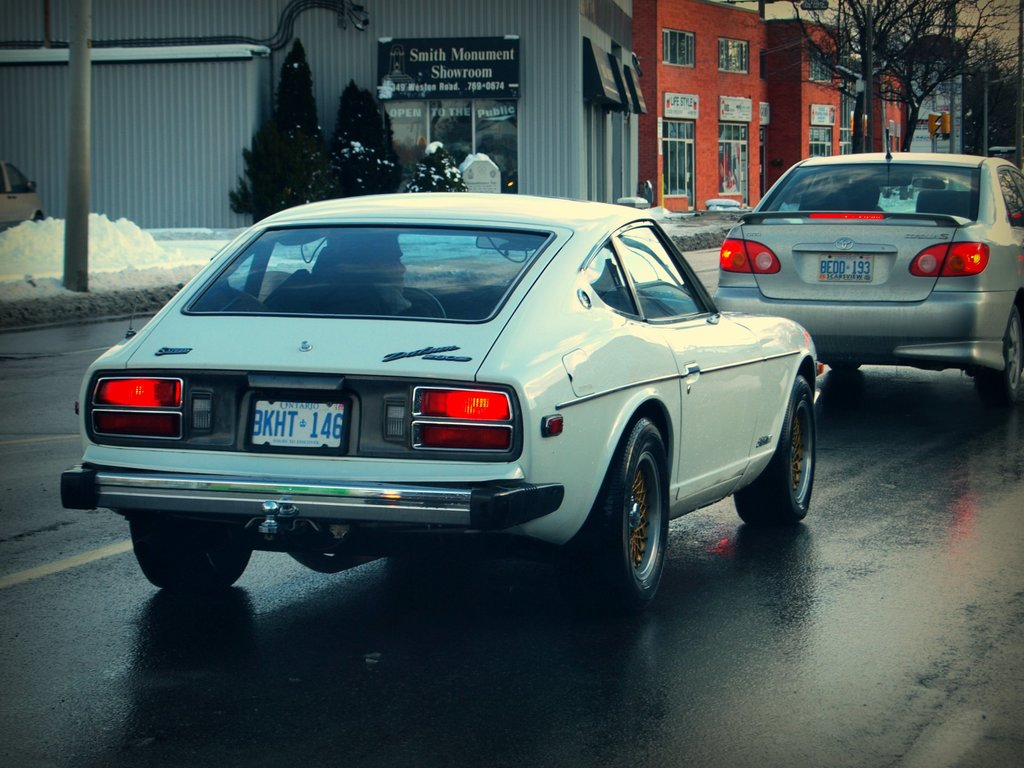
#> input picture Example_pics/pic/008637722500f239.jpg, 1024 x 768 px; its folder holds only this picture in this run
$ python test.py
#> lines starting #> are read from the running program, lines starting #| are printed output that depends on the picture; after the words box and inside, x2 and y2 are one past the last pixel; in counts of white or black regions, pixels touching at a corner belong together
import cv2
import numpy as np
import imutils
import os

# Function to read the label file and parse all bounding boxes
# [43 lines left out: functions read_label, compare_bounding_boxes, not called in this run]


# Haupt-Skript zur Verarbeitung aller Bilder im "pic"-Ordner
pic_folder = "Example_pics/pic"  # Ordner, in dem sich die Bilder befinden
label_folder = "Example_pics/lable"  # Ordner, in dem sich die Label-Dateien befinden

# Zähler für richtige Übereinstimmungen
correct_count = 0
# Zähler für die Anzahl der verarbeiteten Bilder
total_count = 0

# Durchlaufe alle Dateien im "pic"-Ordner
for image_name in os.listdir(pic_folder):
    if image_name.endswith(('.jpg', '.png')):  # Überprüfe, ob es sich um eine Bilddatei handelt
        total_count += 1  # Erhöhe die Gesamtanzahl der Bilder

        # Lade das Bild
        img_path = os.path.join(pic_folder, image_name)
        img = cv2.imread(img_path)
#> img is the input picture: shape (768, 1024, 3); mean B, G, R 86.8, 86.9, 72.9
        if img is None:
            print(f"Error: Image {image_name} not found. Skipping...")
            continue

        # Konvertiere das Bild in Graustufen
        gray = cv2.cvtColor(img, cv2.COLOR_BGR2GRAY)
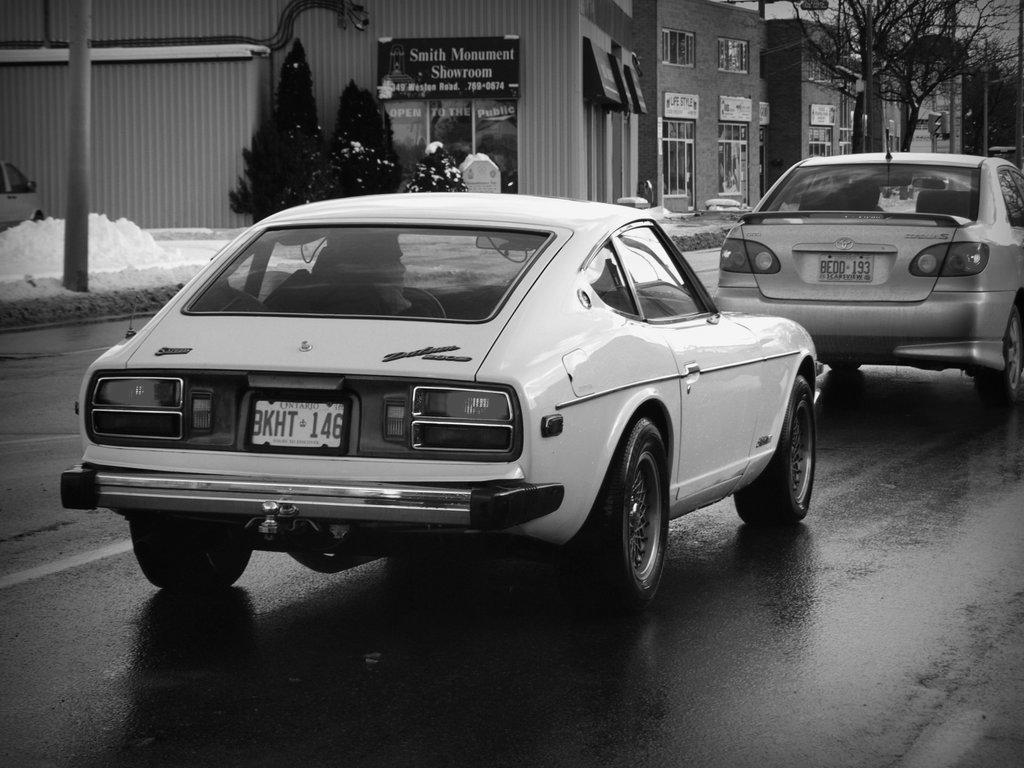
#> gray: shape (768, 1024); min 0, max 253, mean 82.7

        # Wende eine bilaterale Filterung an, um Rauschen zu reduzieren
        bfilter = cv2.bilateralFilter(gray, 11, 20, 20)

        # Führe eine Kantenerkennung durch (Canny-Edge-Detection)
        edged = cv2.Canny(bfilter, 100, 150)
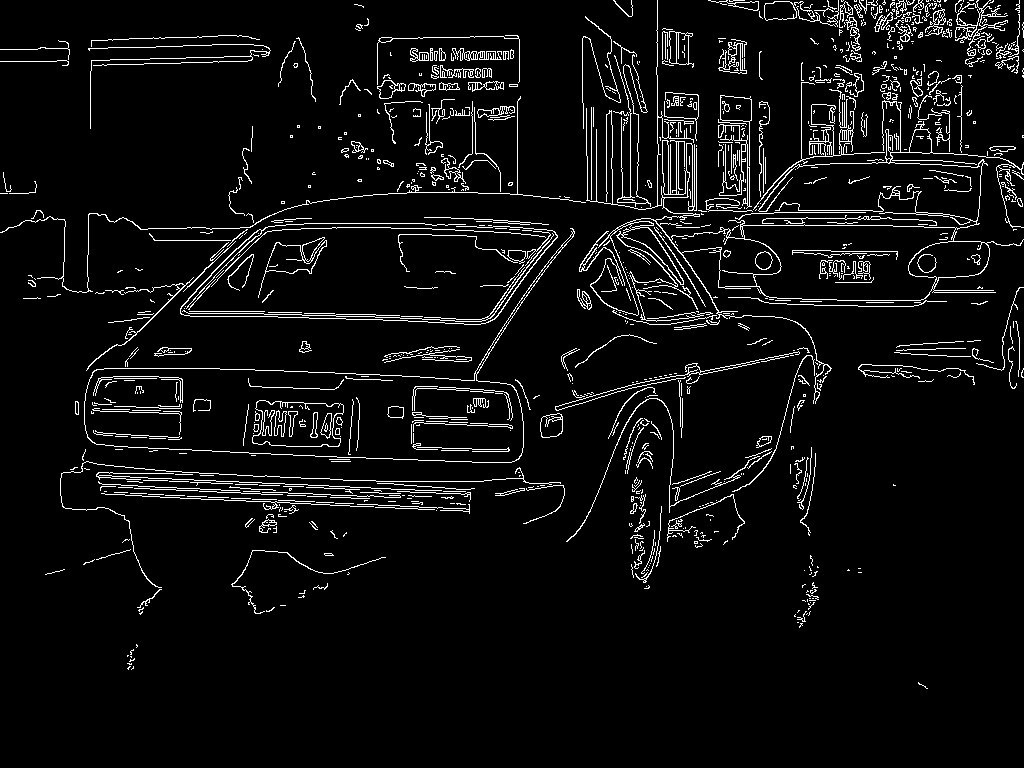
#> edged: shape (768, 1024); 5.3% white in thin lines or dots, all inside (x1, y1, x2, y2) = (0, 0, 1024, 689)


        # Finde die Konturen im Bild
        keypoints = cv2.findContours(edged.copy(), cv2.RETR_TREE, cv2.CHAIN_APPROX_SIMPLE)
#> keypoints = 1344 contours, 1149 with area under 20; largest, box (x1, y1, x2, y2) and area: (84, 228, 575, 463) 35844, (84, 368, 524, 463) 35398, (579, 0, 1024, 404) 20418, (742, 224, 956, 301) 12236, (252, 400, 344, 447) 3354
        contours = imutils.grab_contours(keypoints)
#> contours has the same summary as keypoints
        contours = sorted(contours, key=cv2.contourArea, reverse=True)[:10]
#> contours = 10 contours; largest, box (x1, y1, x2, y2) and area: (84, 228, 575, 463) 35844, (84, 368, 524, 463) 35398, (579, 0, 1024, 404) 20418, (742, 224, 956, 301) 12236, (252, 400, 344, 447) 3354

        # Durchlaufe alle Konturen und versuche, eine mit 4 Punkten (Rechteck) zu finden
        # Filtering by area and aspect ratio
        location = None

        min_area = 1000  # You can tweak this threshold
        for contour in contours:
            if cv2.contourArea(contour) > min_area:
                approx = cv2.approxPolyDP(contour, 0.04 * cv2.arcLength(contour, True), True)
                if len(approx) == 4:
                    location = approx
                    break
#> this loop made 2 passes
#> location on pass 2: [[84, 401], [475, 373], [523, 447], [114, 446]]


        if location is None:
            print(f"Error: No contour with 4 vertices found in {image_name}. Skipping...")
            continue

        # Erstelle eine Maske für das erkannte Rechteck
        mask = np.zeros(gray.shape, np.uint8)
        cv2.drawContours(mask, [location], -1, 255, -1)
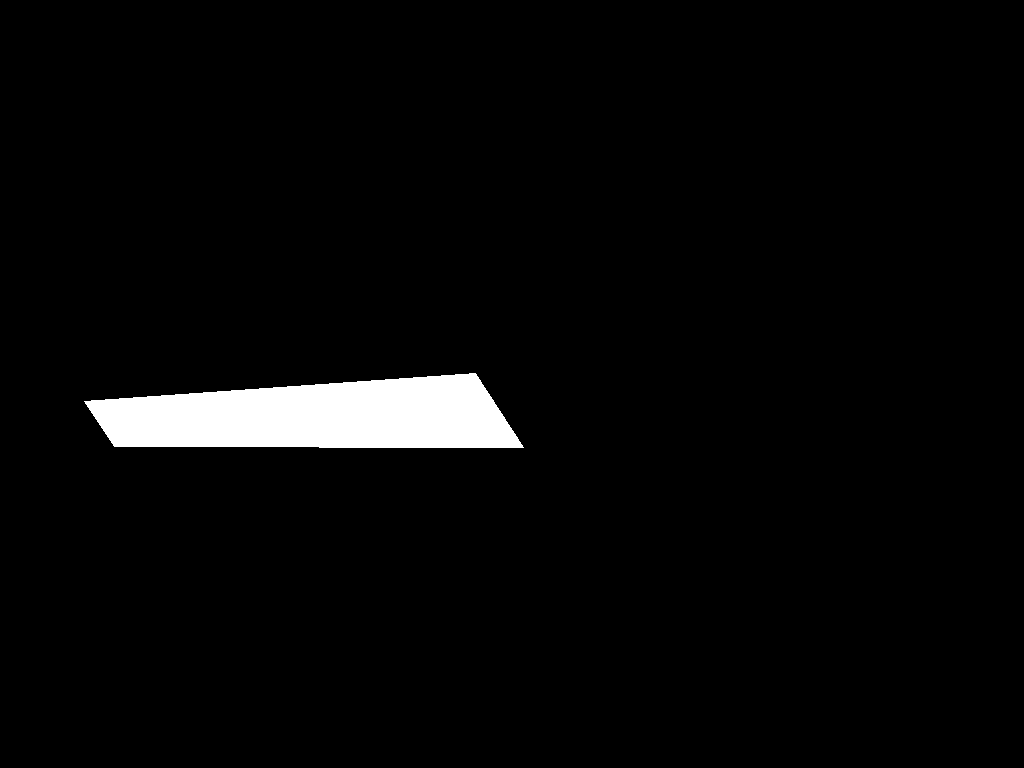
#> mask: shape (768, 1024); 3.2% white; 1 white region, box (x1, y1, x2, y2) and area: (84, 373, 524, 448) 24787

        # Hole die Bounding-Box der erkannten Kontur
        x, y, w, h = cv2.boundingRect(location)
#> x = 84; y = 373; w = 440; h = 75
        image_bbox = (x, y, w, h)  # Diese Bounding-Box ist die Erkennung des Bildes
#> image_bbox = (84, 373, 440, 75)

        # Lade die zugehörige Label-Datei
        label_file = os.path.join(label_folder, image_name.split('.')[0] + '.txt')
        if not os.path.exists(label_file):
            print(f"Label file for {image_name} not found. Skipping...")
            continue

        # Lese alle Bounding-Boxen aus der Label-Datei
        labels_and_boxes = read_label(label_file)

        # Überprüfe, ob eine der Label-Bounding-Boxen mit der erkannten Bounding-Box übereinstimmt
        match_found = False
        for _, x_center, y_center, width, height in labels_and_boxes:
            if compare_bounding_boxes(image_bbox, (_, x_center, y_center, width, height), img.shape):
                match_found = True
                break  # Wenn eine Übereinstimmung gefunden wurde, breche die Schleife ab

        if match_found:
            print(f"Match found for {image_name}")  # Wenn eine Übereinstimmung gefunden wurde
            correct_count += 1  # Erhöhe den Zähler für korrekte Übereinstimmungen
        else:
            print(f"No match for {image_name}")  # Wenn keine Übereinstimmung gefunden wurde

# Gib die endgültigen Ergebnisse aus
print(f"Total images processed: {total_count}")
print(f"Correct matches: {correct_count}")
print(f"Accuracy: {correct_count / total_count * 100:.2f}%")  # Berechne die Genauigkeit in Prozent
